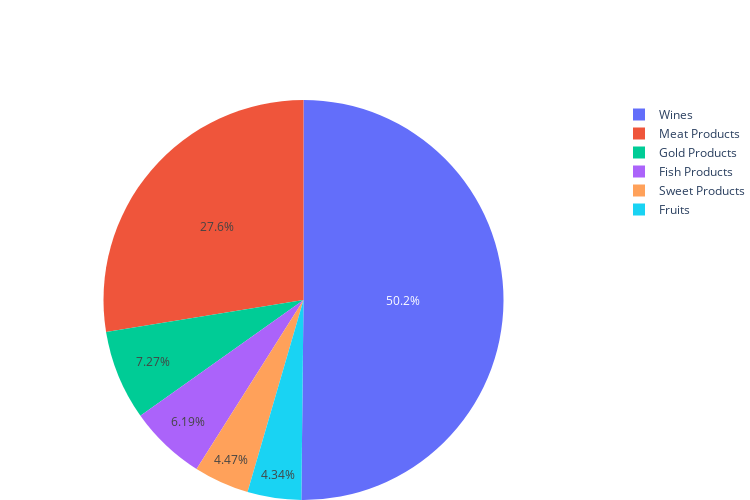

Write notebook code for a chart like this one.
### Code cell
product_columns = ['MntWines', 'MntFruits', 'MntMeatProducts',
                   'MntFishProducts', 'MntSweetProducts', 'MntGoldProds']
products_count = []

for product in product_columns:
    products_count.append(data[product].sum())

# graph

labels = ['Wines', 'Fruits', 'Meat Products',
          'Fish Products', 'Sweet Products', 'Gold Products']
values = products_count

fig = go.Figure(data=[go.Pie(
    values=values,
    labels=labels,
    hovertemplate="%{label} <br>Value: %{value}<extra></extra>")])

fig.update_layout(
    width=750,
    height=500,
    autosize=False,
    margin=dict(t=100, b=0, l=0, r=0),
)

fig.show()

### Figure 1 — Plotly figure (JSON) as saved in the notebook; plotly's stock layout.template omitted (floating-point values rounded to 4 significant figures)
{"data": [{"hovertemplate": "%{label} <br>Value: %{value}<extra></extra>", "labels": ["Wines", "Fruits", "Meat Products", "Fish Products", "Sweet Products", "Gold Products"], "type": "pie", "values": [680816, 58917, 373968, 84057, 60621, 98609]}], "layout": {"autosize": false, "height": 500, "margin": {"b": 0, "l": 0, "r": 0, "t": 100}, "width": 750}}
